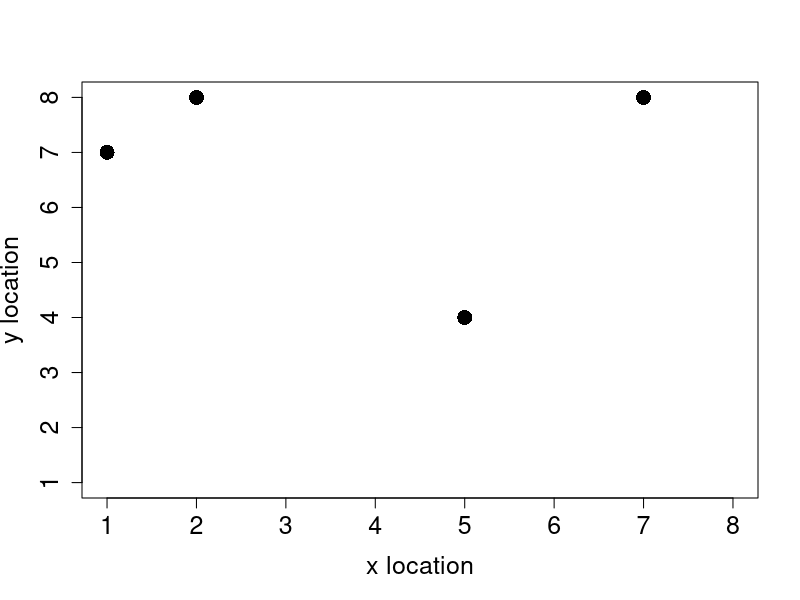
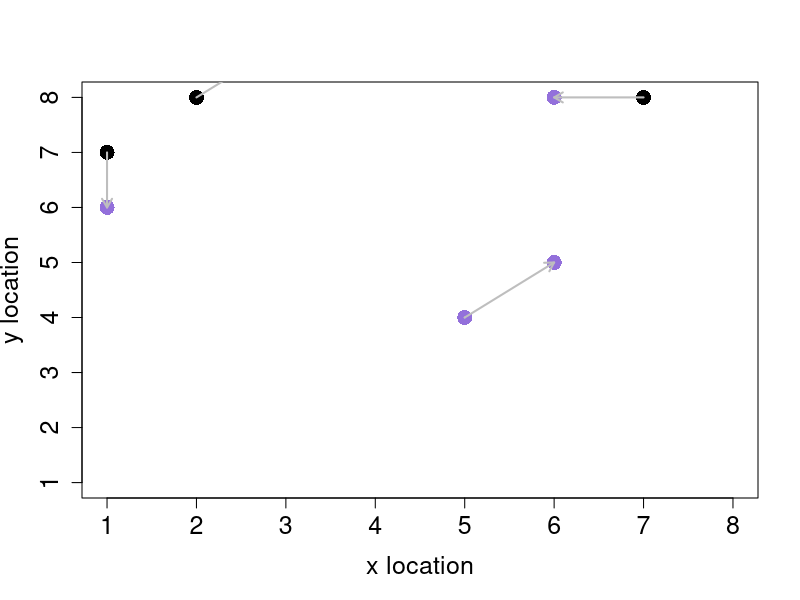
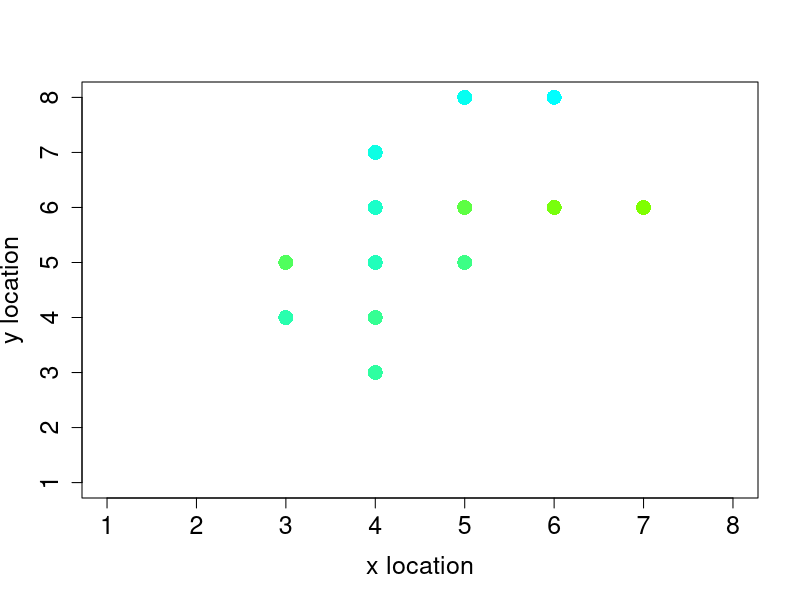
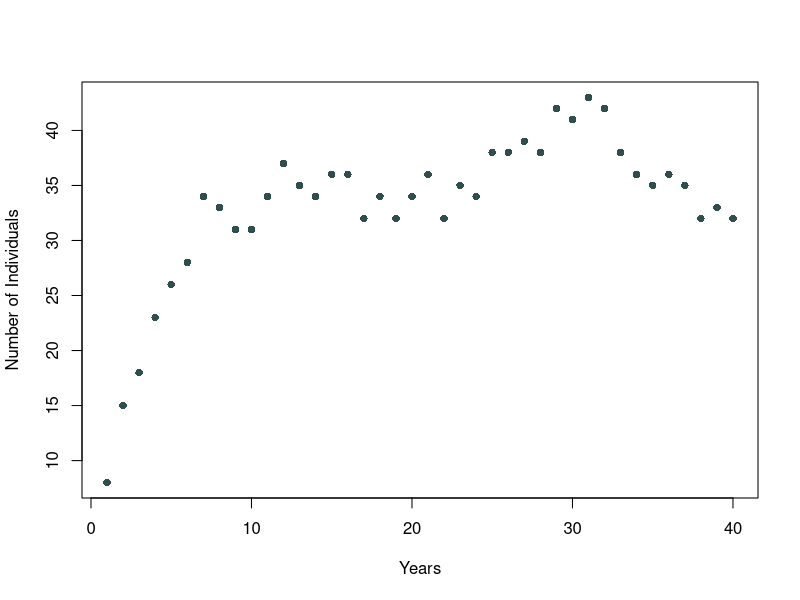

The R source for these figures, in order:
## ---- chunk 1
knitr::opts_chunk$set(echo = TRUE)
## ---- chunk 2
inds <- array(data = 0, dim =c (5,3))
colnames(inds) <- paste0("Characteristic ", 1:ncol(inds))
rownames(inds) <- paste0("Individual ", 1:nrow(inds))
print(inds)
## ---- chunk 3
colnames(inds) <- c("Body Mass", "x location", "y location")

## ---- chunk 4
inds[, 1] <- rnorm(n = nrow(inds), mean = 23, sd = 3)   #writing inds[,1] is the same as inds[1:5, 1]

dim(inds)  #returns dimensions of matrix or array as a list [1] rows and [2] columns

## ---- chunk 5
inds[, 2] <- sample(x = 1:8, size = nrow(inds), replace = T)
inds[, 3] <- sample(x=1:8, size = nrow(inds), replace = T)
## ---- chunk 6
plot(
  x = inds[, 2],              # x-coordinate data
  y = inds[, 3],              # y-coordinate data
  pch = 16,                   # Point character (solid circle)
  cex = 2,                    # Point size (enlarged by a factor of 2)
  xlim = c(1, 8),             # X-axis limits (range from 1 to 8)
  ylim = c(1, 8),             # Y-axis limits (range from 1 to 8)
  xlab = "x location",        # X-axis label
  mar = c(5, 5, 1, 1),        # Margins for the plot (bottom, left, top, right)
  ylab = "y location",        # Y-axis label
  cex.lab = 1.5,              # Size of axis labels (enlarged by a factor of 1.5)
  cex.axis = 1.5              # Size of axis values (enlarged by a factor of 1.5)
)

## ---- chunk 7

x_move <- sample(x = c(-1, 0, 1), size = nrow(inds), replace = T)
y_move <- sample(x = c(-1, 0, 1), size = nrow(inds), replace = T)

inds[, 2] <- inds[, 2] + x_move
inds[, 3] <- inds[, 3] + y_move
plot(
  x = inds[, 2] - x_move,              # x-coordinate data
  y = inds[, 3] - y_move,              # y-coordinate data
  pch = 16,                   # Point character (solid circle)
  cex = 2,                    # Point size (enlarged by a factor of 2)
  xlim = c(1, 8),             # X-axis limits (range from 1 to 8)
  ylim = c(1, 8),             # Y-axis limits (range from 1 to 8)
  xlab = "x location",        # X-axis label
  mar = c(5, 5, 1, 1),        # Margins for the plot (bottom, left, top, right)
  ylab = "y location",        # Y-axis label
  cex.lab = 1.5,              # Size of axis labels (enlarged by a factor of 1.5)
  cex.axis = 1.5              # Size of axis values (enlarged by a factor of 1.5)
)

points(x = inds[, 2],              # x-coordinate data
  y = inds[, 3],              # y-coordinate data
  pch = 16,                   # Point character (solid circle)
  cex = 2,                    # Point size (enlarged by a factor of 2)
  col = ("mediumpurple"),
  xlim = c(1, 8),             # X-axis limits (range from 1 to 8)
  ylim = c(1, 8),             # Y-axis limits (range from 1 to 8)
  xlab = "x location",        # X-axis label
  mar = c(5, 5, 1, 1),        # Margins for the plot (bottom, left, top, right)
  ylab = "y location",        # Y-axis label
  cex.lab = 1.5,              # Size of axis labels (enlarged by a factor of 1.5)
  cex.axis = 1.5              # Size of axis values (enlarged by a factor of 1.5)
  )
arrows(
  x0 = inds[, 2] - x_move,  # Starting x-coordinates (old positions)
  y0 = inds[, 3] - y_move,  # Starting y-coordinates (old positions)
  x1 = inds[, 2],          # Ending x-coordinates (new positions)
  y1 = inds[, 3],          # Ending y-coordinates (new positions)
  length = 0.1,            # Length of the arrowheads
  angle = 30,              # Angle of the arrowheads
  code = 2,                # Type of arrowhead (2 for closed arrowheads)
  col = "grey",            # Arrow color
  lwd = 2                  # Modifies the thickness of the arrow
)
## ---- chunk 8
movement <- function(inds, xloc = 2, yloc = 3){
    total_inds   <- dim(inds)[1] # Get the number of individuals in inds by checking number of rows
    move_dists   <- c(-1, 0, 1)  # Define the possible distances to move
    x_move       <- sample(x = move_dists, size = total_inds, replace = TRUE)
    y_move       <- sample(x = move_dists, size = total_inds, replace = TRUE)
    inds[, xloc] <- inds[, xloc] + x_move
    inds[, yloc] <- inds[, yloc] + y_move
    return(inds)
}
## ---- chunk 9
inds <- movement(inds)
## ---- chunk 10
time_steps <- 20
for (i in 1:time_steps)
  inds <- movement(inds)

## ---- chunk 11
movement <- function(inds, xloc = 2, yloc = 3, xmax = 8, ymax = 8){
    total_inds   <- dim(inds)[1]; # Get the number of individuals in inds
    move_dists   <- c(-1, 0, 1);  # Define the possible distances to move
    x_move       <- sample(x = move_dists, size = total_inds, replace = TRUE);
    y_move       <- sample(x = move_dists, size = total_inds, replace = TRUE);
    inds[, xloc] <- inds[, xloc] + x_move;
    inds[, yloc] <- inds[, yloc] + y_move;
    # =========   The reflecting boundary is added below
    for(i in 1:total_inds){               # For each individual i in the array
        if(inds[i, xloc] > xmax){         # If it moved passed the maximum xloc
            inds[i, xloc] <- xmax - 1;    # Then move it back toward the centre
        }
        if(inds[i, xloc] < 1){            # If it moved below 1 on xloc
            inds[i, xloc] <- 2;           # Move it toward the centre (2)
        }
        if(inds[i, yloc] > ymax){         # If it moved passed the maximum yloc
            inds[i, yloc] <- ymax - 1;    # Then move it back toward the centre
        }
        if(inds[i, yloc] < 1){            # If it moved below 1 on yloc
            inds[i, yloc] <- 2;           # Then move it toward the centre (2)
        }
    } 
    # =========  Now all individuals should stay on the landscape
    return(inds);
}

inds           <- array(data = 0, dim = c(5, 3))
colnames(inds) <- c("body_mass", "x_loc", "y_loc")
rownames(inds) <- c("ind_1", "ind_2", "ind_3", "ind_4", "ind_5")
inds[,1]       <- rnorm(n = dim(inds)[1], mean = 23, sd = 3)
inds[,2]       <- sample(x = 1:8, size = dim(inds)[1], replace = TRUE)
inds[,3]       <- sample(x = 1:8, size = dim(inds)[1], replace = TRUE)


time_steps <- 20

for (i in 1:time_steps){
  inds <- movement(inds)
  }


## ---- chunk 12

time_steps <- 20
inds_hist  <- NULL; # Here's the list
for(i in 1:time_steps){
    inds            <- movement(inds)
    inds_hist[[i]] <- inds; # Add to list
}
print(inds)

for (i in 1:5) {
  print(paste0("Year ", i))
  print(inds_hist[[1]])
} 

## ---- chunk 13

indi_1 <- matrix(data= NA, nrow=20, ncol = 3)
colnames(indi_1) <- c("Year", "x-location", "y-location")

for(i in 1:time_steps){
  indi_1[i, 1] <- i    #saves timestep in first column
  indi_1[i, 2] <- inds_hist[[i]][1,2]  #extracts x(2) value for the i timestep of individual 1 (1)
  indi_1[i, 3] <- inds_hist[[i]][1,3]  # -'- but for the y(3) value
}

print(indi_1)

colorrange <- colorRampPalette(c("chartreuse", "cyan"))
my.colorrange <- colorrange(20)

plot(
  x = indi_1[, 2],              # x-coordinate data
  y = indi_1[, 3],              # y-coordinate data
  pch = 16,                   # Point character (solid circle)
  col = my.colorrange,
  cex = 2,                    # Point size (enlarged by a factor of 2)
  xlim = c(1, 8),             # X-axis limits (range from 1 to 8)
  ylim = c(1, 8),             # Y-axis limits (range from 1 to 8)
  xlab = "x location",        # X-axis label
  mar = c(5, 5, 1, 1),        # Margins for the plot (bottom, left, top, right)
  ylab = "y location",        # Y-axis label
  cex.lab = 1.5,              # Size of axis labels (enlarged by a factor of 1.5)
  cex.axis = 1.5              # Size of axis values (enlarged by a factor of 1.5)
)

## ---- chunk 14
inds           <- array(data = 0, dim = c(5, 4))
colnames(inds) <- c("body_mass", "x_loc", "y_loc", "repr")
rownames(inds) <- c("ind_1", "ind_2", "ind_3", "ind_4", "ind_5")
inds[,1]       <- rnorm(n = dim(inds)[1], mean = 23, sd = 3)
inds[,2]       <- sample(x = 1:8, size = dim(inds)[1], replace = TRUE)
inds[,3]       <- sample(x = 1:8, size = dim(inds)[1], replace = TRUE)

print(inds)

birth <- function(inds, lambda = 0.5, repr_col = 4) {
  total.inds <- nrow(inds)
  inds.col <- ncol(inds)
  inds[, repr_col] <- rpois(n =total.inds, lambda = lambda)
  total.offspring <- sum(inds[,repr_col])
      # the above code is reproduction, the below code is making new rows for the offspring. 
  new.inds <- matrix(data = 0, nrow = total.offspring, ncol = inds.col)
  new.inds[, 1] <- rnorm(n = nrow(new.inds), mean = 23, sd = 3)
  new.inds[, 2] <- sample(x = 1:8, size = nrow(new.inds), replace = T)
  new.inds[, 3] <- sample(x = 1:8, size = nrow(new.inds), replace = T)
      # Adding the offspring to the adults
  inds <- rbind(inds, new.inds)
  return(inds)
}

#New generation
inds <- birth(inds = inds)
rownames(inds) <- paste0("Individual ", 1:nrow(inds))
print(inds)


## ---- chunk 15
time.steps <- 10
inds.hist <- NULL

for( i in 1:time.steps){
  inds <- movement(inds)
  inds <- birth(inds)
  inds.hist[[i]] <- inds
}

#Number of indivduals after 10 time steps:
print(nrow(inds.hist[[10]]))

ind.abund <- matrix(data = NA, nrow = 10, ncol = 2)

for (i in 1:time.steps) {
  ind.abund[i,1] <- i
  ind.abund[i,2] <- nrow(inds.hist[[i]])
}

print(ind.abund)


## ---- chunk 16
inds <- matrix(data = 0, nrow = 5, ncol = 5)
colnames(inds) <- c("body.mass", "loc.x", "loc.y", "reproduction", "death") 
rownames(inds) <- paste0("Individual ", 1:nrow(inds))

inds[,1]       <- rnorm(n = nrow(inds), mean = 23, sd = 3)
inds[,2]       <- sample(x = 1:8, size = nrow(inds), replace = TRUE)
inds[,3]       <- sample(x = 1:8, size = nrow(inds), replace = TRUE)

death <- function(inds, xlen = 8, ylen = 8, xcol = 2, ycol = 3, dcol = 5){
  for (xdim in 1:xlen){
    for(ydim in 1:ylen){
      on.cell <- sum(inds[,xcol] == xdim & inds[, ycol] == ydim)
      if (on.cell > 1) {
        occupants <- which(inds[, xcol] == xdim & inds[, ycol] == ydim)   #occupants who live on the overpopulated cell, i.e. their row number
        random <- sample(x = occupants, size = on.cell - 1)    # randomly chooses all but on of the individuals from the vector on the cell 
        inds[random, dcol] <- 1             # sets individuals sampled death to 1
      }
    }
  }
  return(inds)
}

inds[2, 2] <- inds[1, 2]; # Individiual 2 now in same x location as 1
inds[2, 3] <- inds[1, 3]; # Individiual 2 now in same x location as 1
inds[3, 2] <- inds[1, 2]; # Individiual 3 now in same x location as 1
inds[3, 3] <- inds[1, 3]; # Individiual 3 now in same x location as 1

inds <- death(inds = inds)

inds <- inds[inds[, 5] == 0, ] # Removes all individuals who do not have a 0 in their fifth column, i.e. removes dead individuals. the , is important, dont forget it.  
print(inds)

## ---- chunk 17
# Create individuals

inds <- matrix(data = 0, nrow = 5, ncol = 5)
colnames(inds) <- c("body.mass", "loc.x", "loc.y", "reproduction", "death") 
rownames(inds) <- paste0("Individual ", 1:nrow(inds))

inds[,1]       <- rnorm(n = nrow(inds), mean = 23, sd = 3)
inds[,2]       <- sample(x = 1:8, size = nrow(inds), replace = TRUE)
inds[,3]       <- sample(x = 1:8, size = nrow(inds), replace = TRUE)

time.steps <- 40
inds.hist <- NULL
for (i in 1:time.steps){
  inds <- movement(inds)
  inds <- birth(inds)
  inds <- death(inds)
  inds <- inds[inds[, 5] == 0, ]
  inds.hist[[i]] <- inds
}

ind.abund <- matrix(data = NA, nrow = time.steps, ncol = 2)
for (i in 1:time.steps){
  ind.abund[i, 1] <- i
  ind.abund[i, 2] <- nrow(inds.hist[[i]])
}

plot(x = ind.abund[,1], y =ind.abund[,2], ylab = "Number of Individuals", xlab = "Years", col = "darkslategrey", pch = 16)

## ---- chunk 18
pred <-  matrix(data = 0, nrow = 5, ncol = 5)
colnames(pred) <- c("bodymass", "x location", "y location", "Birth", "Death")
rownames(pred) <- paste0("Predator ", 1:nrow(pred))

pred[, 1] <- rnorm(n = nrow(pred), mean = 20, sd = 2.5)  #This approximates a lynx ish
pred[, 2] <- sample(x = 1:8, size = nrow(pred), replace = T)
pred[, 3] <- sample(x = 1:8, size = nrow(pred), replace = T)

## ---- chunk 19

predation <- function(pred, inds, xcol = 2, ycol = 3, rcol = 4, dcol = 5){
  predators <- nrow(pred)  # is the number of predators
  pred[, dcol] <- 1         #dead unless something changes
  pred[, rcol] <- 0         #No baby unless something changes
  #something changes-----------------------
  for (p in 1:predators){
    xloc <- pred[p, xcol]  #Extracts location of predator p
    yloc <- pred[p, ycol]
    N.prey <- sum(inds[,xcol] == xcol & inds[, ycol] == yloc)  #sums all the prey on p's location
    if(N.prey > 0){
      pred[p, dcol] <- 0   #The predator does not die
    }
    if(N.prey > 1){
      pred[p, rcol] <- 1   #Predator reproduces
    }
    # Unfortunately something also happens to the prey: -------------------
    if(N.prey > 0) {
      prey <- which(inds[, xcol] == xloc & inds[, ycol] == yloc)   #marks all places were predator p and prey coexist
      if(N.prey > 2){
        prey <- sample(x = prey, size = 2, replace = FALSE)        #Makes it so that if if there are more than two prey on the cell only two get eaten. Samples two from among the prey.
      }
      inds[prey, dcol] <- 1  #Records prey as dead.
    }
  }  #This for loop recorded which predators dies, survive or reproduce, and which prey gets predated upon.
  # Remove predators that have died ---------------------------
  pred <- pred[pred[,dcol] == 0, ]
  # Add the offspring into predator pool
  pred.off <- sum(pred[, rcol])
  new.pred <- matrix(data = 0, nrow = pred.off, ncol = ncol(pred))
  new.pred[, 1] <- rnorm(n = nrow(pred), mean = 20, sd = 2.5)  #This approximates a lynx ish
  new.pred[, 2] <- sample(x = 1:8, size = nrow(pred), replace = T)
  new.pred[, 3] <- sample(x = 1:8, size = nrow(pred), replace = T)
  pred <- rbind(pred, new.pred)
  # Remove dead prey
  inds <- inds[inds[,dcol] == 0,]
  
  pred.prey <- list(pred = pred, inds = inds)
    return(pred.prey)  # To call upon these seperatly one can use pred.prey$pred and pred.prey$inds 
}


## ---- chunk 20

inds           <- array(data = 0, dim = c(6, 5));
colnames(inds) <- c("body_mass", "x_loc", "y_loc", "repr", "death");
inds[,1]       <- rnorm(n = dim(inds)[1], mean = 23, sd = 3);
inds[1:3, 2]   <- 1 # x location
inds[1:3, 3]   <- 1 # y location
inds[4:5, 2]   <- 2 
inds[4:5, 3]   <- 1 
inds[6, 2]     <- 3 
inds[6, 3]     <- 1

pred           <- array(data = 0, dim = c(4, 5));
colnames(pred) <- c("body_mass", "x_loc", "y_loc", "repr", "death");
pred[,1]       <- rnorm(n = dim(pred)[1], mean = 23, sd = 3);
pred[1, 2]     <- 1 # x location
pred[1, 3]     <- 1 # y location
pred[2, 2]     <- 2
pred[2, 3]     <- 1
pred[3, 2]     <- 3
pred[3, 3]     <- 1
pred[4, 2]     <- 4
pred[4, 3]     <- 1

pred.prey <- predation(inds = inds, pred = pred)
inds      <- pred.prey$inds
pred      <- pred.prey$pred

print(inds)
print(pred)
